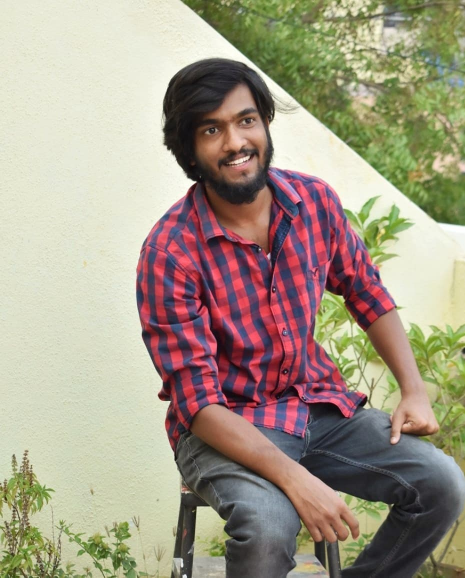
#> input picture photos/Chethy.jpg, 930 x 1155 px, found by its file name (shown at 1/2 size)
$ python prac1.py
#> lines starting #> are read from the running program, lines starting #| are printed output that depends on the picture; after the words box and inside, x2 and y2 are one past the last pixel; in counts of white or black regions, pixels touching at a corner belong together
import cv2 as cv
import numpy as np
img = cv.imread("E:\Chethy.jpg")
#> img is the input picture: shape (1155, 930, 3); mean B, G, R 135.7, 154.1, 164.9
cv.imshow("Img", img)
blank = np.zeros((800, 800, 3), dtype='uint8')
blank1 = np.zeros((800, 800, 3), dtype='uint8')

cv.rectangle(blank, (250, 350), (500, 500), (0, 255, 0), thickness=-1)
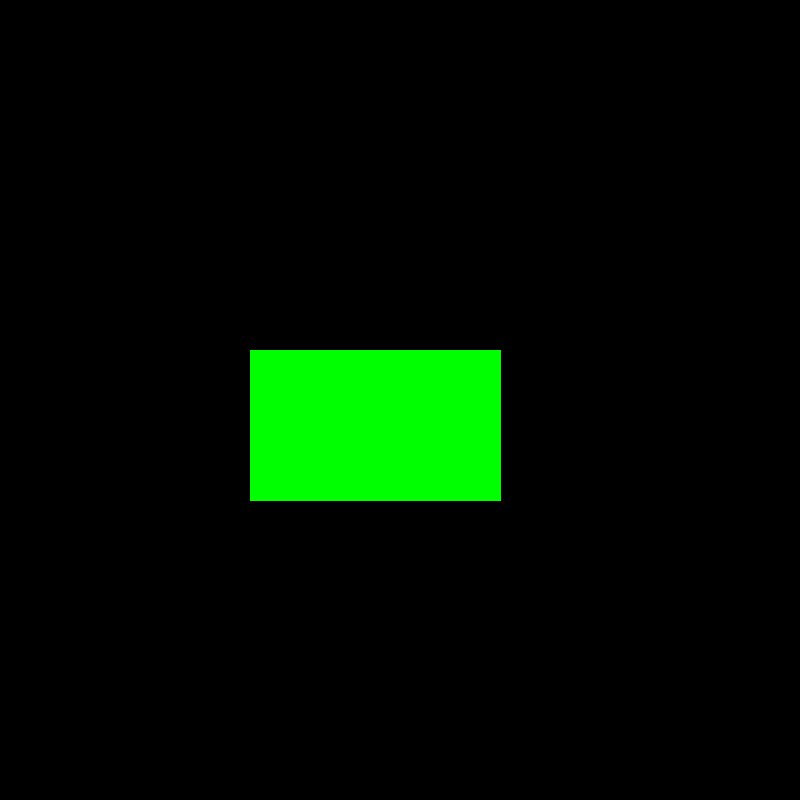
#> blank: shape (800, 800, 3); mean of channels 0, 1, 2 0, 15.1, 0; drawn as B, G, R
cv.imshow('Rectangle', blank)

cv.line(blank, (250, 350), (380, 230), (0, 255, 0), thickness=3)
cv.imshow('Line', blank)

cv.line(blank, (380, 230), (510, 350), (0, 255, 0), thickness=3)
cv.imshow('Line', blank)

cv.rectangle(blank, (360, 500), (400, 400), (0, 0, 255), thickness=-1)
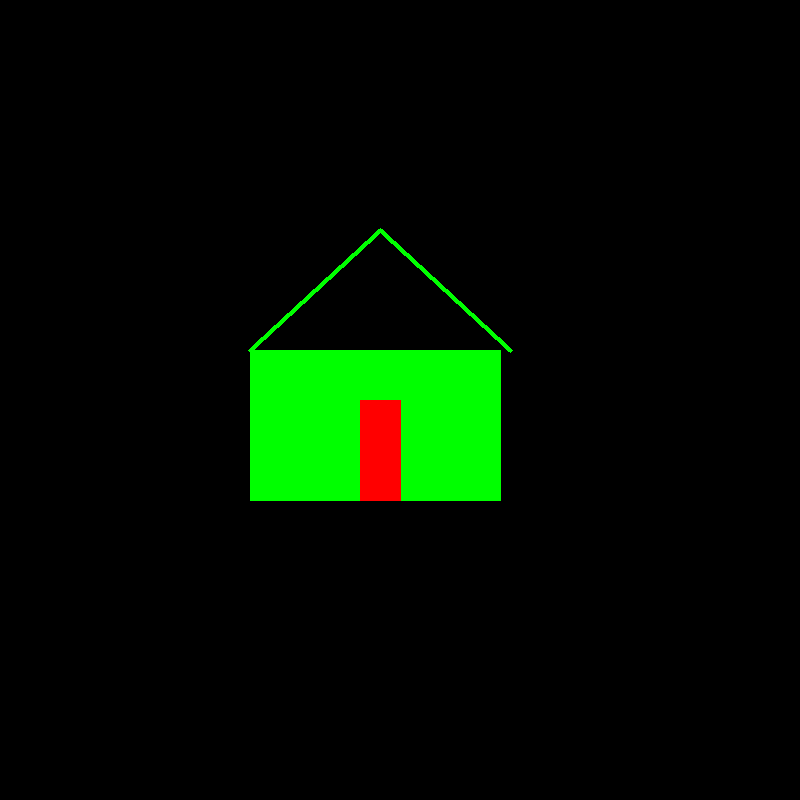
#> blank: shape (800, 800, 3); mean of channels 0, 1, 2 0, 14.1, 1.6; drawn as B, G, R
cv.imshow('Rectangle_', blank)

cv.circle(blank1, (400, 400), 80, (0, 0, 255), thickness=0)
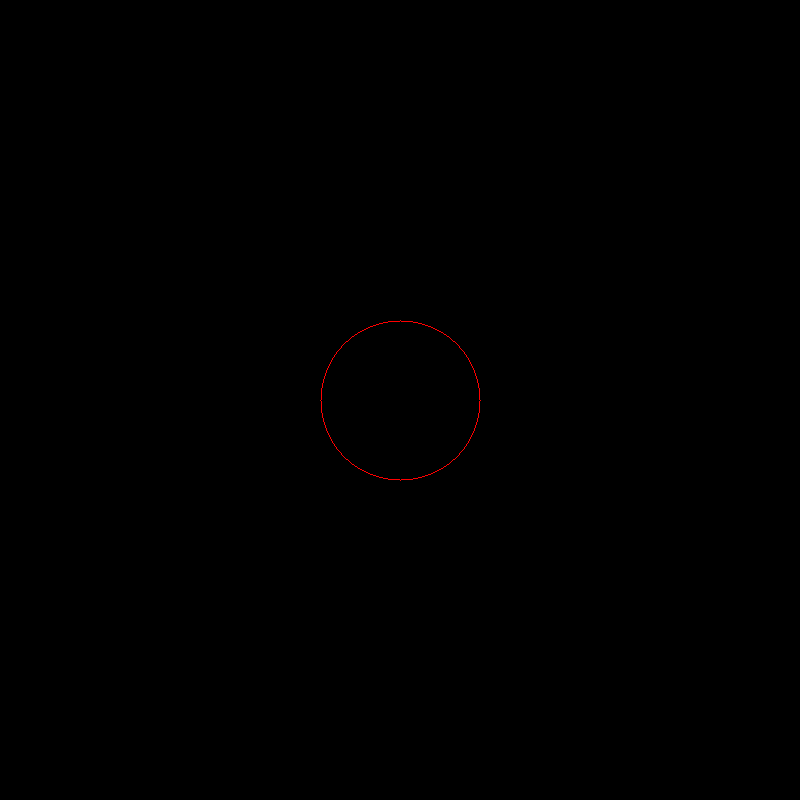
#> blank1: shape (800, 800, 3); mean of channels 0, 1, 2 0, 0, 0.2; drawn as B, G, R
cv.circle(blank1, (360, 360), 10, (0, 0, 255), thickness=0)
#> blank1: shape (800, 800, 3); 0.01% of pixels changed, all inside (x1, y1, x2, y2) = (350, 350, 371, 371)
cv.circle(blank1, (440, 360), 10, (0, 0, 255), thickness=0)
#> blank1: shape (800, 800, 3); mean of channels 0, 1, 2 0, 0, 0.2
cv.line(blank1, (390, 440), (410, 440), (0, 255, 0), thickness=3)
#> blank1: shape (800, 800, 3); mean of channels 0, 1, 2 0, 0, 0.2
cv.imshow("Circle", blank1)

cv.waitKey(0)
